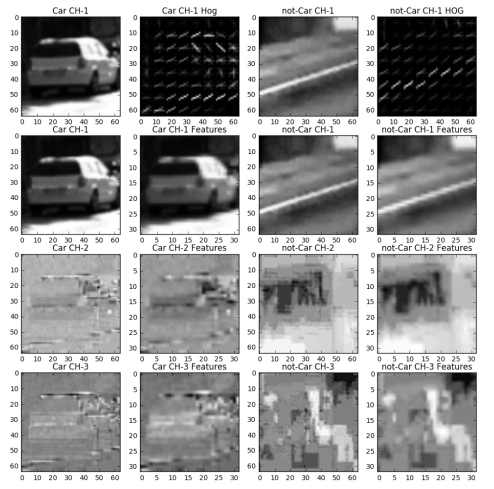
#> input picture computer_vision_deep_learning/CarND-Vehicle-Detection-master/examples/HOG_example.jpg, 988 x 978 px (shown at 1/2 size)
$ python -i Image.py   (imports and definitions only)
#> lines starting #> are read from the running program, lines starting #| are printed output that depends on the picture
#> further down, picture is the input picture: shape (978, 988, 3); min 0, max 255, mean 154
#!/usr/bin/python3.5
import numpy as np
import cv2
from skimage.feature import hog
import matplotlib.pyplot as plt

class Image:
    def __init__(self, img, spatial_feature=True, hist_feature=True, hog_feature=True, hist_bins=32, spatial_resolution=32, pixels_per_cell=8, cells_per_block=2, color_space='LUV', hog_channel='ALL'):
#> called with spatial_feature = True, hist_feature = True, hog_feature = True, hist_bins = 32, spatial_resolution = 32, pixels_per_cell = 8, cells_per_block = 2, color_space = 'LUV'
        self.img, self.is_spatial, self.is_hist, self.is_hog, self.num_bins, self.spatial_size, self.cell_size, self.block_size, self.color_space, self.hog_channel = img, spatial_feature, hist_feature, hog_feature, hist_bins, spatial_resolution, pixels_per_cell, cells_per_block, color_space, hog_channel
#> self.is_spatial = True; self.is_hist = True; self.is_hog = True; self.num_bins = 32; self.spatial_size = 32; self.cell_size = 8; self.block_size = 2; self.color_space = 'LUV'; self.hog_channel = 'ALL'
        self.features_list = []

    def spatial_bin_features(self, img):
        spatial_feature = cv2.resize(img, (self.spatial_size, self.spatial_size))
        self.features_list.append(spatial_feature)
        return spatial_feature.ravel()

    def color_hist_features(self, img):
        channel1_hist = np.histogram(img[:,:,0], bins=self.num_bins, range=(0,256))
        channel2_hist = np.histogram(img[:,:,1], bins=self.num_bins, range=(0,256))
        channel3_hist = np.histogram(img[:,:,2], bins=self.num_bins, range=(0,256))
        return np.concatenate((channel1_hist[0], channel2_hist[0], channel3_hist[0]))

    def hog_features(self, img, feature_vec=True):
        hog_feature, hog_img = hog(img, orientations=9, pixels_per_cell=(self.cell_size,self.cell_size), cells_per_block=(self.block_size,self.block_size), block_norm='L2-Hys', transform_sqrt=True, visualise=True, feature_vector=feature_vec)
        self.features_list.append(hog_img)

        return hog_feature, hog_img

    def extract_features(self):
        features = []
        if self.color_space != 'BGR':
            if self.color_space == 'HSV':
                self.feature_img = cv2.cvtColor(self.img, cv2.COLOR_BGRB2HSV)
            elif self.color_space == 'LUV':
                self.feature_img = cv2.cvtColor(self.img, cv2.COLOR_BGR2LUV)
#> self.feature_img: shape (978, 988, 3); mean of channels 0, 1, 2 157.2, 96, 136
            elif self.color_space == 'HLS':
                self.feature_img = cv2.cvtColor(self.img, cv2.COLOR_BGR2HLS)
            elif self.color_space == 'YUV':
                self.feature_img = cv2.cvtColor(self.img, cv2.COLOR_BGR2YUV)
            elif self.color_space == 'YCrCb':
                self.feature_img = cv2.cvtColor(self.img, cv2.COLOR_BGR2YCrCb)
        else:
            self.feature_img = self.img.copy()

        if self.is_spatial == True:
            features.append(self.spatial_bin_features(self.feature_img))
#> in spatial_bin_features, `spatial_feature = cv2.resize(img, (self.spatial_size, self.spatial_siz..`: spatial_feature: shape (32, 32, 3); mean of channels 0, 1, 2 151.4, 96, 136

        if self.is_hist == True:
            features.append(self.color_hist_features(self.feature_img))

        if self.is_hog == True:
            if self.hog_channel == 'ALL':
                hog_feature = []
                for channel in range(self.feature_img.shape[2]):
                    hog_feature.append(self.hog_features(self.feature_img[:,:,channel]))
#> this loop made 3 passes
#> pass 1, in hog_features, `hog_feature, hog_img = hog(img, orientations=9, pixels_per_cell=(self...`:
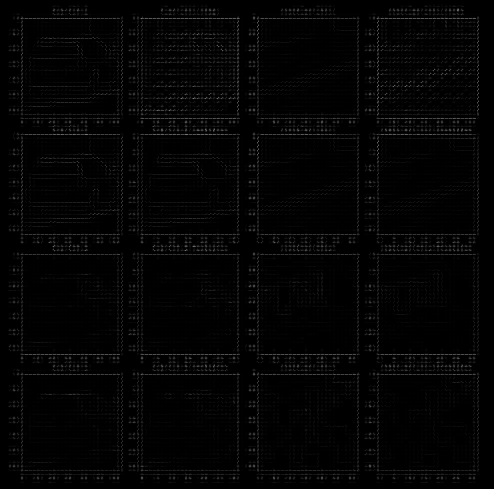
#> hog_img: shape (978, 988) float64 (shown at 1/2 size); min 0, max 5.89, mean 0.0978; drawn with min black and max white
#> pass 3, in hog_features (call 3), `hog_feature, hog_img = hog(img, orientations=9, pixels_per_cell=(self...`:
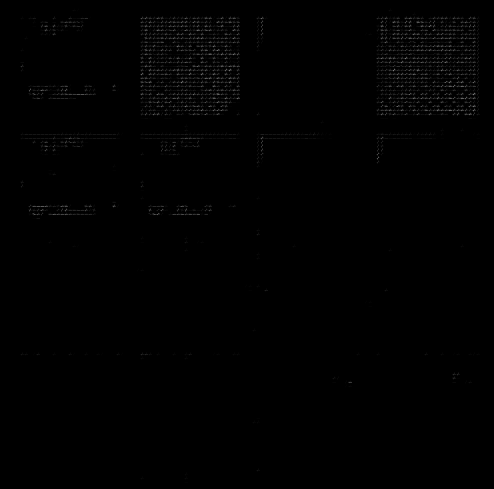
#> hog_img: shape (978, 988) float64 (shown at 1/2 size); min 0, max 0.033, mean 0.00016; drawn with min black and max white
#> after the loop, hog_feature = 3 items
#> (the run stopped early here; a loop or call above may not have finished)

$ run again, on computer_vision_deep_learning/CarND-Vehicle-Detection-master/examples/sliding_window.jpg
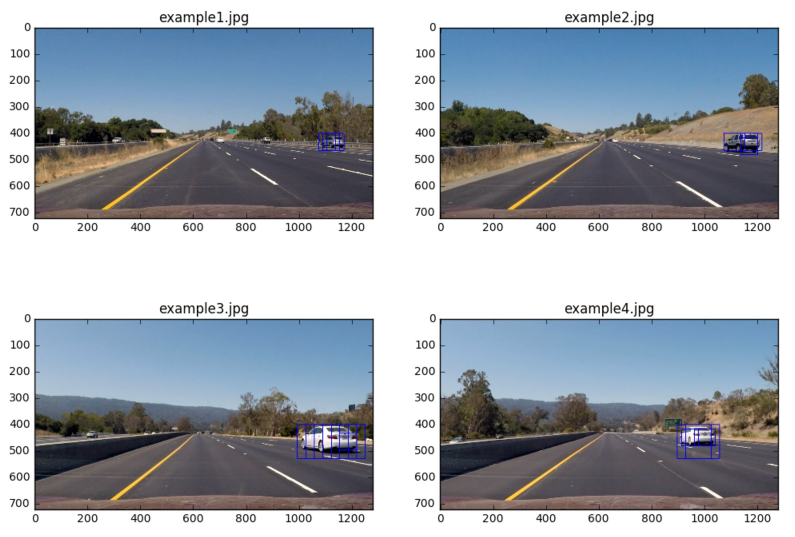
#> input picture computer_vision_deep_learning/CarND-Vehicle-Detection-master/examples/sliding_window.jpg, 1590 x 1074 px (shown at 1/2 size)
#> picture is the input picture: shape (1074, 1590, 3); mean B, G, R 175.6, 167.2, 160.1
#> self.is_spatial = True; self.num_bins = 32; self.cell_size = 8; self.block_size = 2; self.color_space = 'LUV'; self.hog_channel = 'ALL'
#> self.feature_img: shape (1074, 1590, 3); mean of channels 0, 1, 2 170.9, 93.9, 128.5
#> spatial_feature: shape (32, 32, 3); mean of channels 0, 1, 2 177.2, 93.9, 128.7
#> the loop in extract_features, `for channel in range(self.feature_img.shape[2]):` made 3 passes
#> pass 1, in hog_features, `hog_feature, hog_img = hog(img, orientations=9, pixels_per_cell=(self...`:
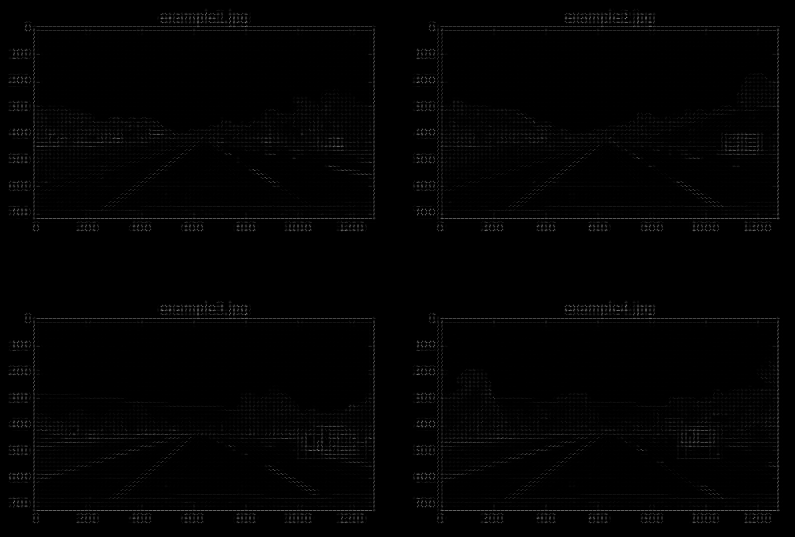
#> hog_img: shape (1074, 1590) float64 (shown at 1/2 size); min 0, max 5.27, mean 0.0547; drawn with min black and max white
#> pass 3, in hog_features (call 3), `hog_feature, hog_img = hog(img, orientations=9, pixels_per_cell=(self...`:
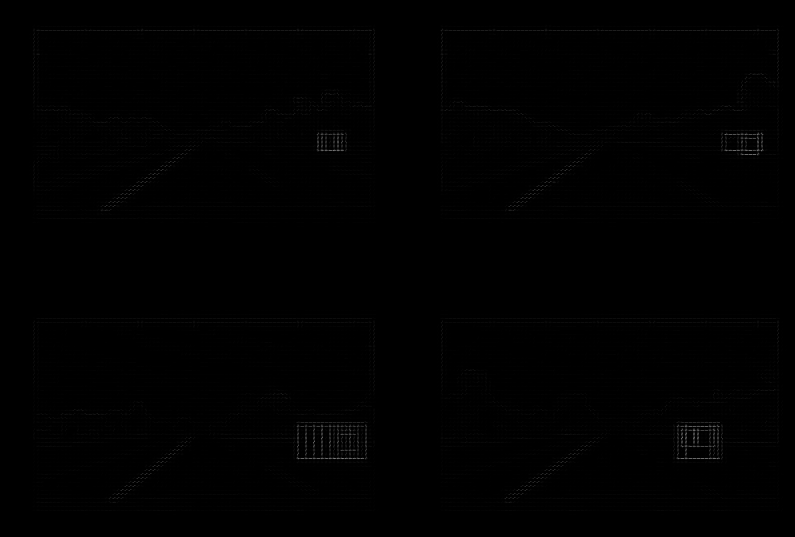
#> hog_img: shape (1074, 1590) float64 (shown at 1/2 size); min 0, max 2.39, mean 0.00755; drawn with min black and max white
#> after the loop in extract_features, `for channel in range(self.feature_img.shape[2]):`: hog_feature = 3 items

$ run again, on computer_vision_deep_learning/CarND-Vehicle-Detection-master/examples/sliding_windows.jpg
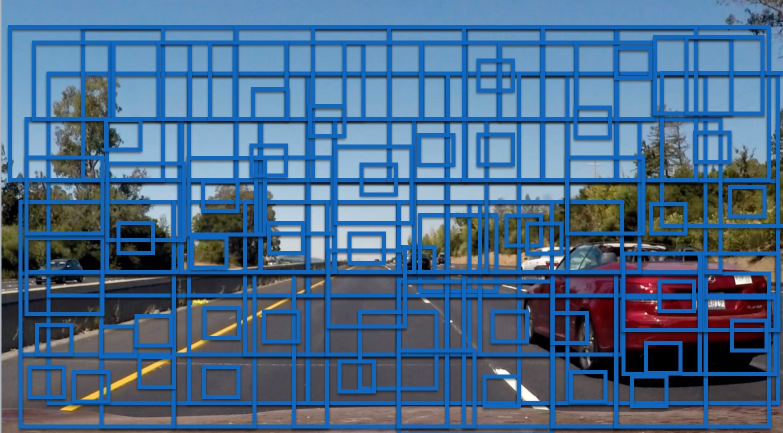
#> input picture computer_vision_deep_learning/CarND-Vehicle-Detection-master/examples/sliding_windows.jpg, 1566 x 866 px (shown at 1/2 size)
#> picture is the input picture: shape (866, 1566, 3); mean B, G, R 139, 106.2, 73.7
#> self.is_spatial = True; self.num_bins = 32; self.cell_size = 8; self.block_size = 2; self.color_space = 'LUV'; self.hog_channel = 'ALL'
#> self.feature_img: shape (866, 1566, 3); mean of channels 0, 1, 2 111.9, 88.7, 107.1
#> spatial_feature: shape (32, 32, 3); mean of channels 0, 1, 2 109.7, 88.8, 108.9
#> the loop in extract_features, `for channel in range(self.feature_img.shape[2]):` made 3 passes
#> pass 1, in hog_features, `hog_feature, hog_img = hog(img, orientations=9, pixels_per_cell=(self...`:
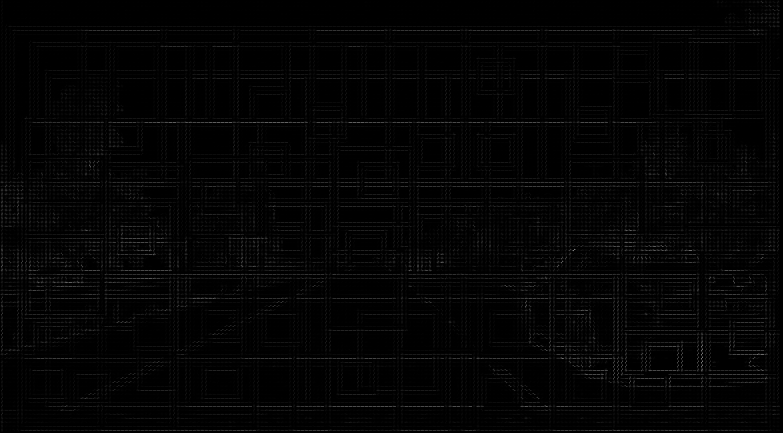
#> hog_img: shape (866, 1566) float64 (shown at 1/2 size); min 0, max 4.67, mean 0.0772; drawn with min black and max white
#> pass 3, in hog_features (call 3), `hog_feature, hog_img = hog(img, orientations=9, pixels_per_cell=(self...`:
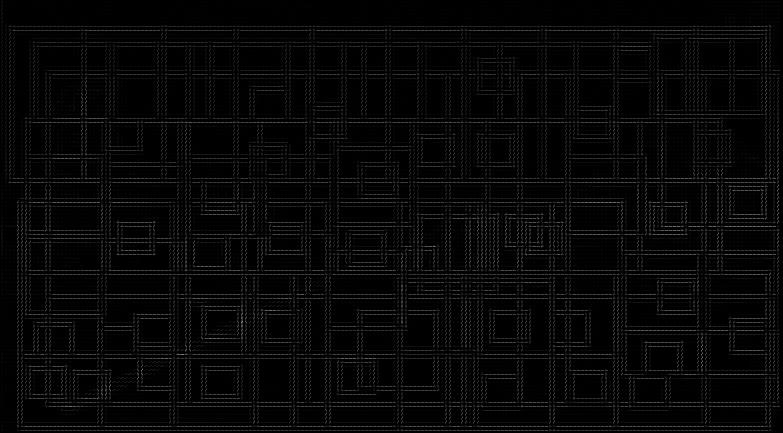
#> hog_img: shape (866, 1566) float64 (shown at 1/2 size); min 0, max 1.83, mean 0.0519; drawn with min black and max white
#> after the loop in extract_features, `for channel in range(self.feature_img.shape[2]):`: hog_feature = 3 items

$ run again, on computer_vision_deep_learning/CarND-Vehicle-Detection-master/examples/bboxes_and_heat.png
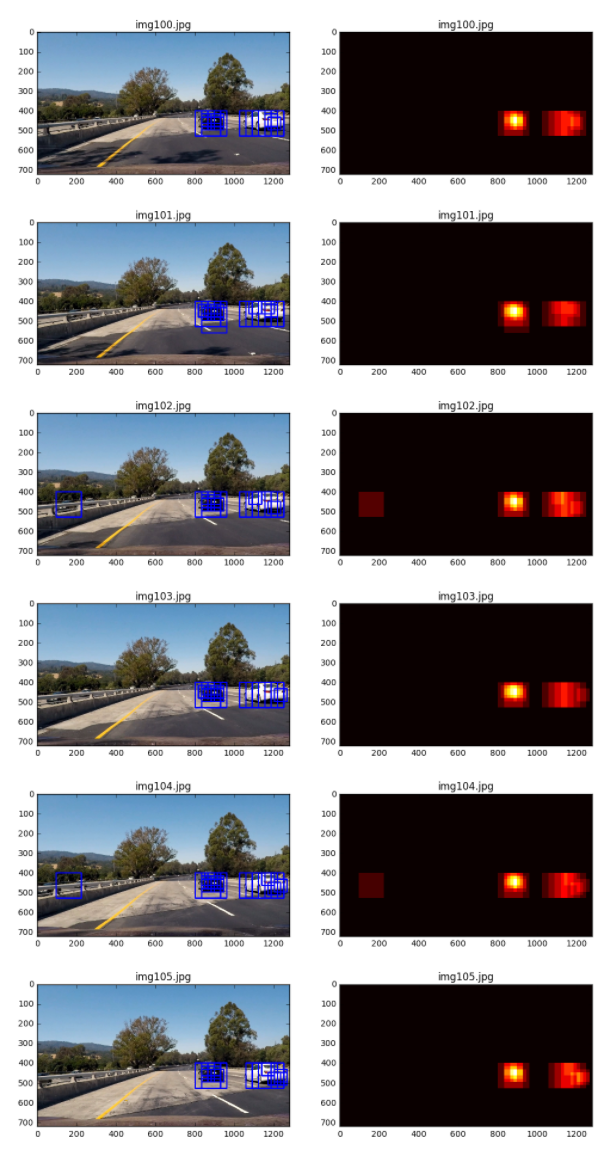
#> input picture computer_vision_deep_learning/CarND-Vehicle-Detection-master/examples/bboxes_and_heat.png, 610 x 1150 px
#> picture is the input picture: shape (1150, 610, 3); mean B, G, R 134.1, 129.7, 131.6
#> self.is_spatial = True; self.num_bins = 32; self.cell_size = 8; self.block_size = 2; self.color_space = 'LUV'; self.hog_channel = 'ALL'
#> self.feature_img: shape (1150, 610, 3); mean of channels 0, 1, 2 133.4, 96.8, 132.9
#> spatial_feature: shape (32, 32, 3); mean of channels 0, 1, 2 136.2, 96.9, 133
#> the loop in extract_features, `for channel in range(self.feature_img.shape[2]):` made 3 passes
#> pass 1, in hog_features, `hog_feature, hog_img = hog(img, orientations=9, pixels_per_cell=(self...`:
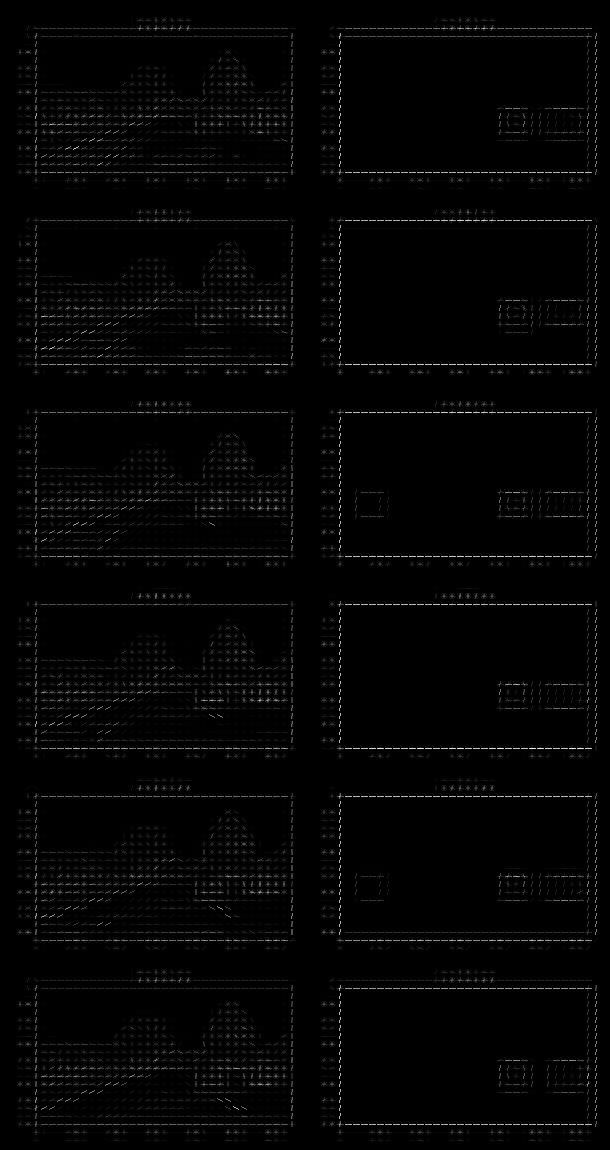
#> hog_img: shape (1150, 610) float64; min 0, max 5.14, mean 0.0816; drawn with min black and max white
#> pass 2, in hog_features (call 2), `hog_feature, hog_img = hog(img, orientations=9, pixels_per_cell=(self...`:
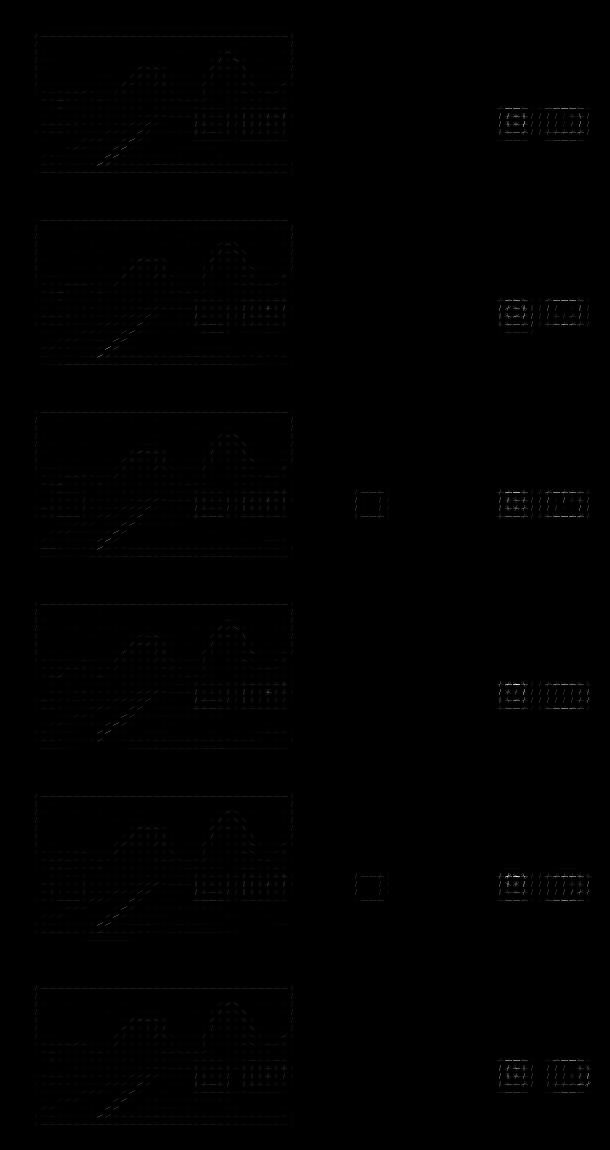
#> hog_img: shape (1150, 610) float64; min 0, max 2.3, mean 0.0061; drawn with min black and max white
#> after the loop in extract_features, `for channel in range(self.feature_img.shape[2]):`: hog_feature = 3 items
